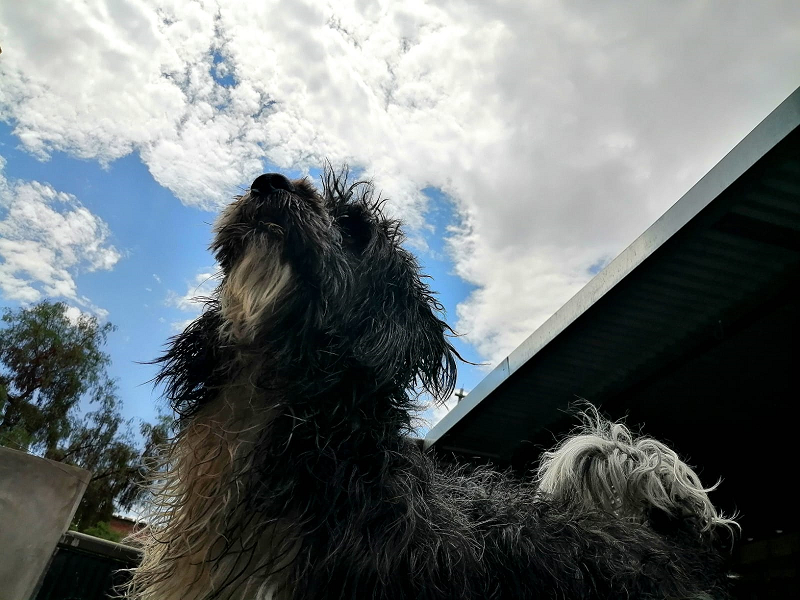
#> input picture dog.png, 800 x 600 px
$ python threshold.py
#> lines starting #> are read from the running program, lines starting #| are printed output that depends on the picture; after the words box and inside, x2 and y2 are one past the last pixel; in counts of white or black regions, pixels touching at a corner belong together
import cv2

image = cv2.imread('dog.png', 0)
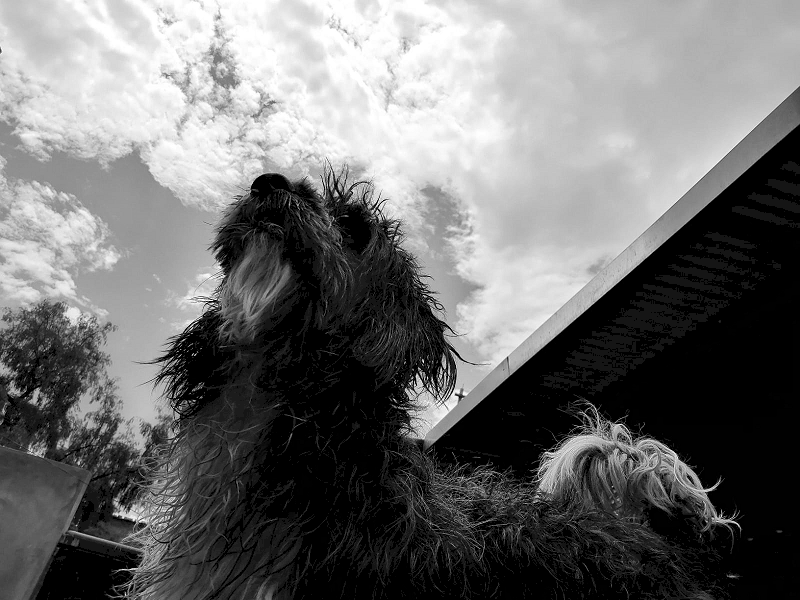
#> image: shape (600, 800); min 0, max 255, mean 109.8

_, binary = cv2.threshold(image, 210, 255, cv2.THRESH_BINARY)
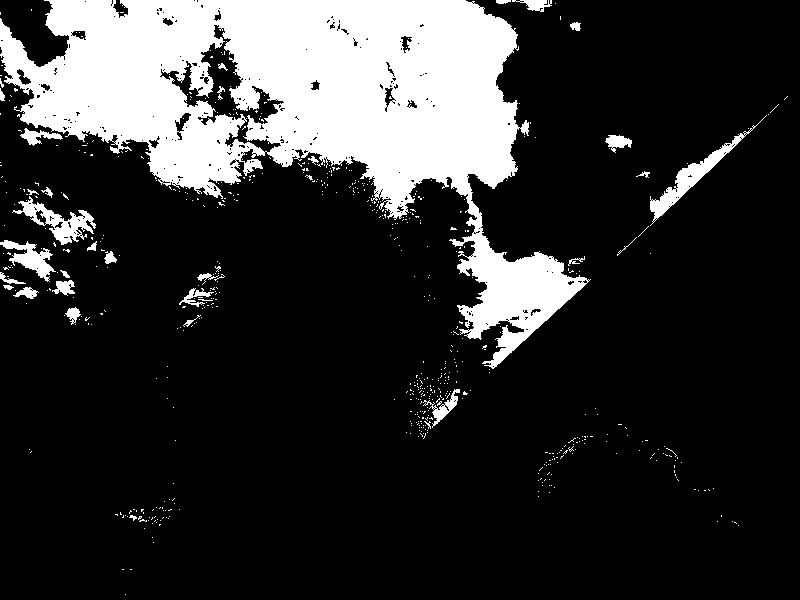
#> binary: shape (600, 800); 19% white; 629 white regions (597 under 20 px), largest, box (x1, y1, x2, y2) and area: (0, 0, 591, 369) 83152, (650, 115, 767, 226) 1572, (12, 196, 96, 245) 1312
cv2.imshow('Binary Threshold Image', binary)
cv2.waitKey()
cv2.destroyAllWindows()
